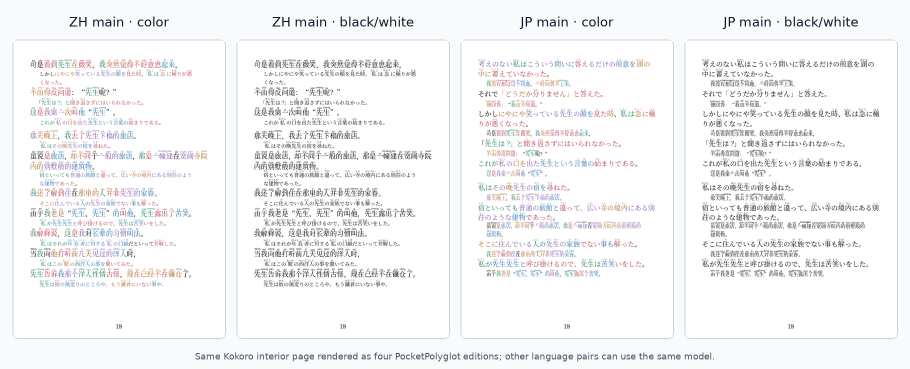
#> input picture assets/edition-comparisons/kokoro-four-editions-page-20.png, 1820 x 738 px (shown at 1/2 size)
$ python -i compose_book_cover.py   (imports and definitions only)
#> lines starting #> are read from the running program, lines starting #| are printed output that depends on the picture
#> further down, picture is the input picture: PIL image 1820x738 RGB; mean R, G, B 243.8, 244.1, 245.1
#!/usr/bin/env python3
"""Compose a pocket-book cover from a generated textless background."""

from __future__ import annotations

import argparse
import json
import re
import unicodedata
from pathlib import Path

from PIL import Image, ImageDraw, ImageFont


ROOT = Path(__file__).resolve().parents[2]
WIDTH = 1536
HEIGHT = round(WIDTH * 148 / 105)
SERIF_REGULAR = "/usr/share/fonts/opentype/noto/NotoSerifCJK-Regular.ttc"
SERIF_BOLD = "/usr/share/fonts/opentype/noto/NotoSerifCJK-Bold.ttc"
SYMBOL_FONT = "/usr/share/fonts/truetype/dejavu/DejaVuSans.ttf"
TEXT_INK = (0, 0, 0, 255)
TEXT_OUTLINE = (255, 255, 255, 255)
TEXT_HALO = (0, 0, 0, 150)

# Cover titles often differ only by simplified/traditional orthography.  This
# compact canonicalization prevents the compositor from printing both forms as
# if they were distinct titles.  It is intentionally limited to common title
# characters rather than changing the displayed text.
TITLE_CANONICAL_MAP = str.maketrans(
    {
        "國": "国",
        "學": "学",
        "書": "书",
        "經": "经",
        "傳": "传",
        "記": "记",
        "誌": "志",
        "註": "注",
        "釋": "释",
        "義": "义",
        "詩": "诗",
        "禮": "礼",
        "樂": "乐",
        "漢": "汉",
        "晉": "晋",
        "後": "后",
        "戰": "战",
        "錄": "录",
        "說": "说",
        "語": "语",
        "選": "选",
        "編": "编",
        "譯": "译",
        "續": "续",
        "體": "体",
        "總": "总",
        "集": "集",
    }
)


def canonical_title(text: str) -> str:
    normalized = unicodedata.normalize("NFKC", text).translate(TITLE_CANONICAL_MAP)
    return re.sub(r"[^\w\u3040-\u30ff\u3400-\u9fff]", "", normalized).casefold()


def equivalent_title(left: str, right: str) -> bool:
    return bool(left and right and canonical_title(left) == canonical_title(right))


# [25 lines left out: function draw_halo_text, not called in this run]


def font(path: str, size: int, index: int = 2) -> ImageFont.FreeTypeFont:
    return ImageFont.truetype(path, size=size, index=index)


def fit_cover(image: Image.Image) -> Image.Image:
    image = image.convert("RGBA")
    src_w, src_h = image.size
#> src_w = 1820; src_h = 738
    src_ratio = src_w / src_h
#> src_ratio = 2.47
    target_ratio = WIDTH / HEIGHT
    if src_ratio > target_ratio:
        new_w = round(src_h * target_ratio)
#> new_w = 524
        left = (src_w - new_w) // 2
#> left = 648
        image = image.crop((left, 0, left + new_w, src_h))
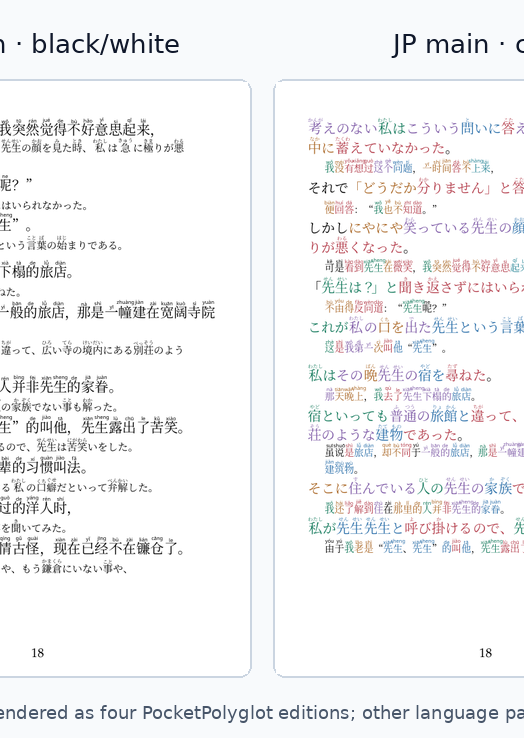
#> image: PIL image 524x738 RGBA; mean R, G, B, A 243.6, 243.7, 244.9, 255
    else:
        new_h = round(src_w / target_ratio)
        top = (src_h - new_h) // 2
        image = image.crop((0, top, src_w, top + new_h))
    return image.resize((WIDTH, HEIGHT), Image.Resampling.LANCZOS)


# [146 lines left out: functions draw_centered, draw_centered_fit, wrap_latin_lines, draw_centered_multiline_fit, not called in this run]


def text_width(draw: ImageDraw.ImageDraw, text: str, font_obj: ImageFont.FreeTypeFont) -> int:
    bbox = draw.textbbox((0, 0), text, font=font_obj)
    return bbox[2] - bbox[0]


# [105 lines left out: functions vertical_text_height, fit_vertical_font, draw_vertical, draw_yijing_trigrams, not called in this run]


def load_plan(path: Path) -> dict:
    with path.open(encoding="utf-8") as fh:
        return json.load(fh)


# [246 lines left out: functions edition_label, main, not called in this run]


# [2 lines not run here, left out]

>>> from PIL import Image
>>> picture = Image.open('../../assets/edition-comparisons/kokoro-four-editions-page-20.png')
>>> result = fit_cover(picture)

$ run again, on assets/edition-comparisons/kokoro-jp-main-sentence-page-20.png
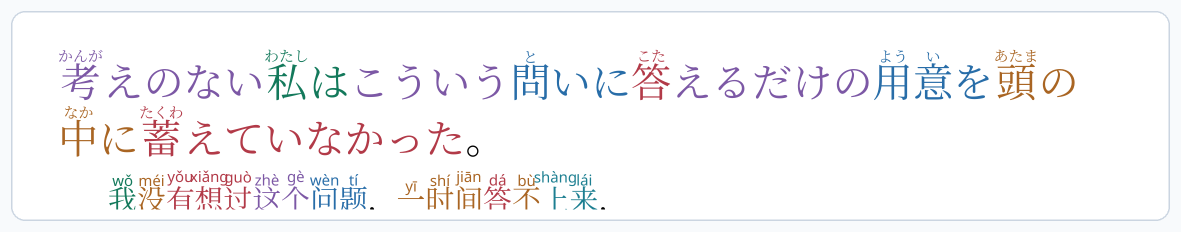
#> input picture assets/edition-comparisons/kokoro-jp-main-sentence-page-20.png, 2361 x 463 px (shown at 1/2 size)
#> picture is the input picture: PIL image 2361x463 RGB; mean R, G, B 247.3, 246.4, 247.7
#> in fit_cover, `image = image.crop((left, 0, left + new_w, src_h))`:
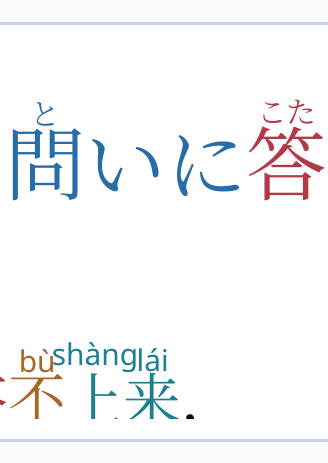
#> image: PIL image 328x463 RGBA; mean R, G, B, A 245.7, 246.9, 248.4, 255
#> in fit_cover, `return image.resize((WIDTH, HEIGHT), Image.Resampling.LANCZOS)`:
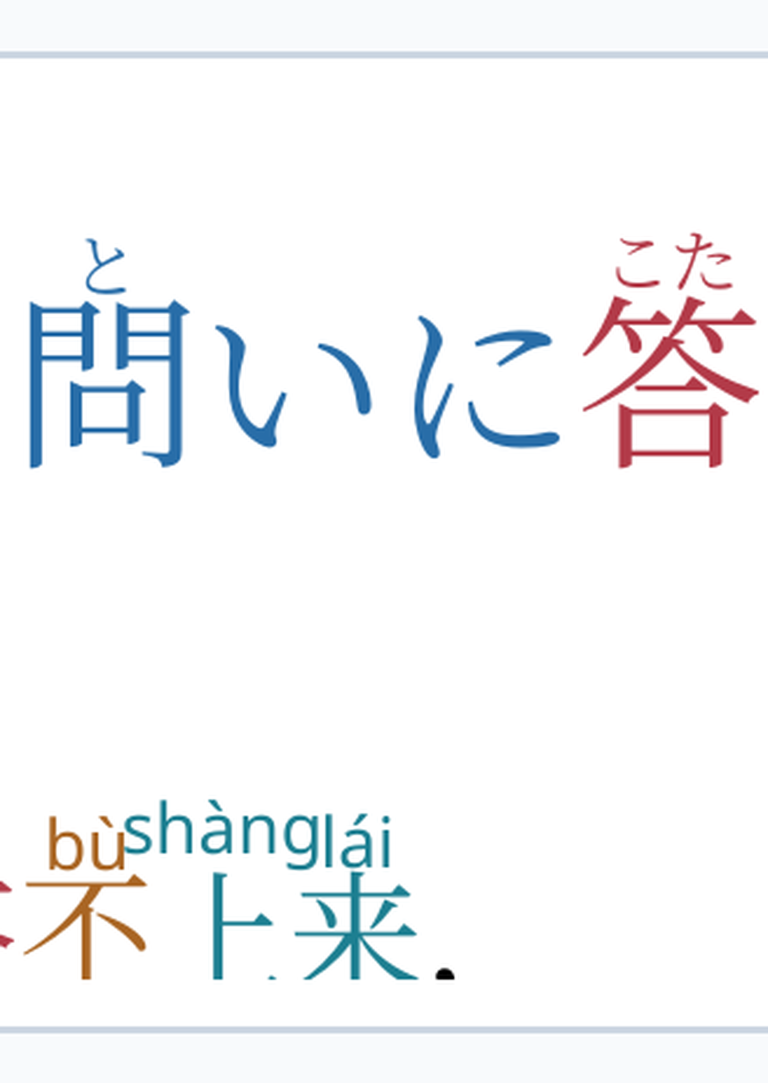
#> returned value: PIL image 1536x2165 RGBA (shown at 1/2 size); mean R, G, B, A 245.5, 246.7, 248.3, 255

$ run again, on assets/edition-comparisons/kokoro-zh-main-blackwhite-page-20.png
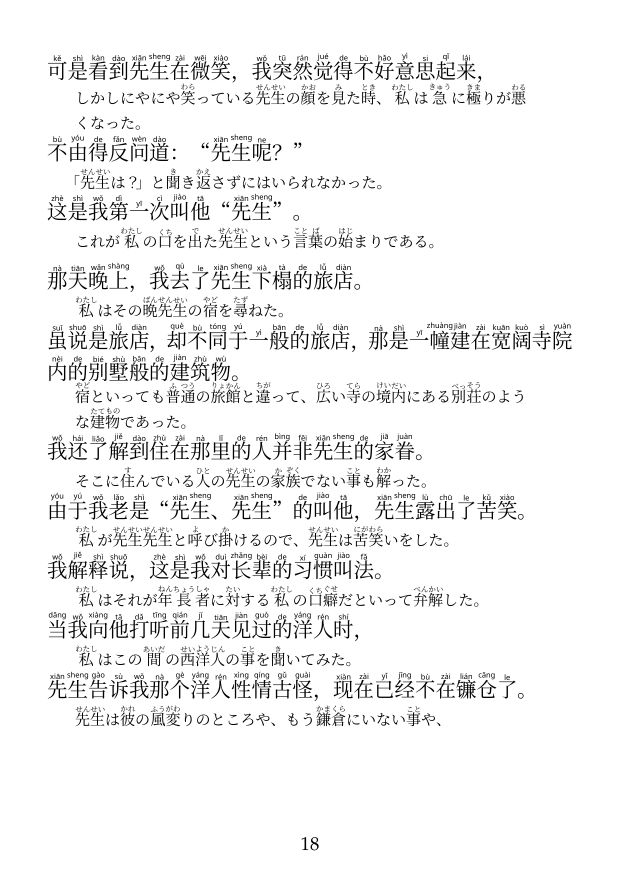
#> input picture assets/edition-comparisons/kokoro-zh-main-blackwhite-page-20.png, 1241 x 1749 px (shown at 1/2 size)
#> picture is the input picture: PIL image 1241x1749 RGB; min 0, max 255, mean 241.9
#> in fit_cover, `return image.resize((WIDTH, HEIGHT), Image.Resampling.LANCZOS)`:
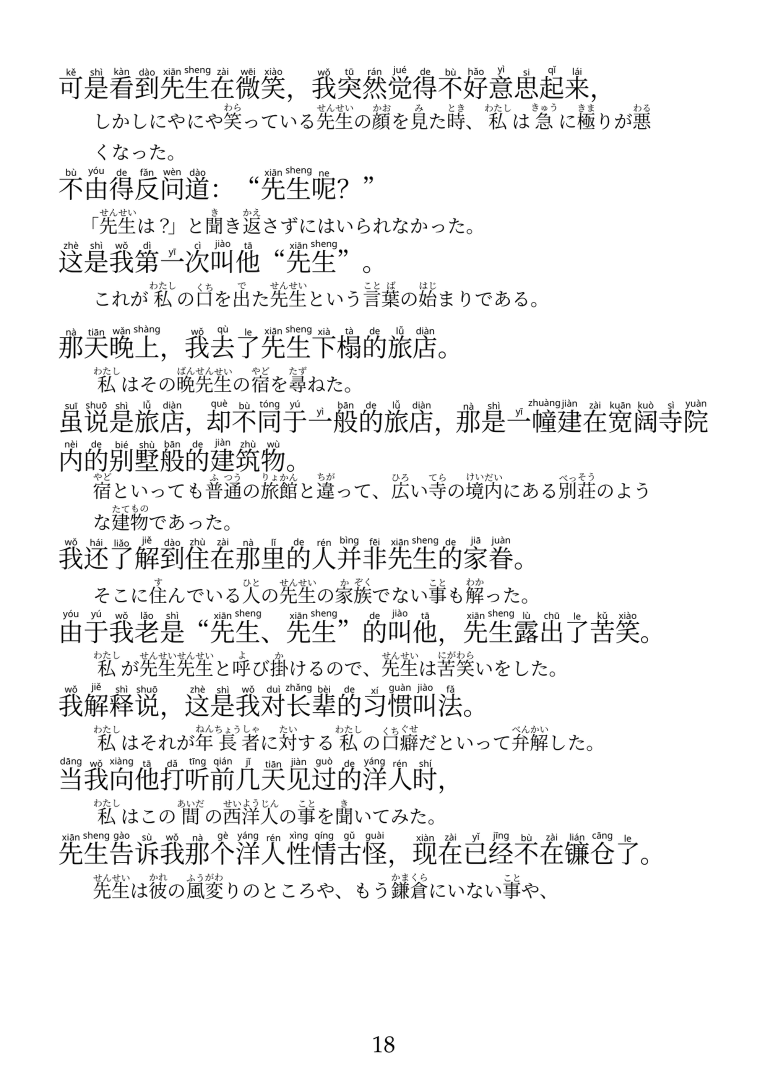
#> returned value: PIL image 1536x2165 RGBA (shown at 1/2 size); mean R, G, B, A 241.6, 241.6, 241.6, 255
